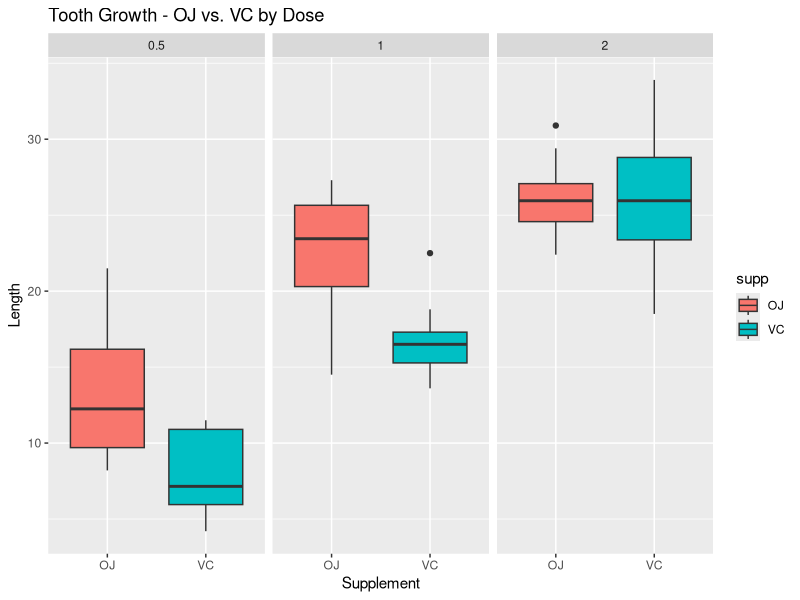

Reproduce this figure in R.
# ****** Part 2 *****
#   Now in the second portion of the class, we're going to analyze the ToothGrowth data in the R datasets package. 
# 1.Load the ToothGrowth data and perform some basic exploratory data analyses 
# 2.Provide a basic summary of the data.
# 3.Use confidence intervals and/or hypothesis tests to compare tooth growth by supp and dose. (Only use the techniques from class, even if there's other approaches worth considering)
# 4.State your conclusions and the assumptions needed for your conclusions. 
# 
# ***** Evaluation - Part 2 *****
# Did the student perform an exploratory data analysis of at least a single plot or table highlighting basic features of the data?
# Did the student perform some relevant confidence intervals and/or tests?
# Did the student perform some relevant confidence intervals and/or tests?
# Did the student describe the assumptions needed for their conclusions?

library(dplyr)
library(ggplot2)

data("ToothGrowth")

# coplot(
#   len ~ dose | supp, 
#   data = ToothGrowth, 
#   panel = panel.smooth,
#   xlab = "ToothGrowth data: length vs dose, given type of supplement"
# )

# qplot(supp, len, data = ToothGrowth, facets = . ~ dose, geom = "boxplot", 
#       main = "Tooth Growth\r\nOJ vs. VC by Dose", 
#       xlab = "Supplement", ylab = "Length"
# )

ggplot(aes(supp, len), data = ToothGrowth) + 
  geom_boxplot(aes(fill = supp)) + facet_wrap(~ dose) + 
  labs(x = "Supplement", y = "Length", title = "Tooth Growth - OJ vs. VC by Dose")

dose05 <- filter(ToothGrowth, dose == .5)
t05 <- t.test(len ~ supp, data = dose05)

dose10 <- filter(ToothGrowth, dose == 1)
t10 <- t.test(len ~ supp, data = dose10)

dose20 <- filter(ToothGrowth, dose == 2)
t20 <- t.test(len ~ supp, data = dose20)

t05$p.values
t05$conf.int[1]
t05$conf.int[2]
t05$null.value
t05$alternative
t05$statistic[[1]]
names(t05$statistic)



